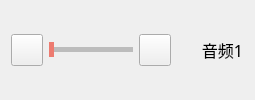
     <widget class="QWidget" name="m_pAudioWidget1" native="true">
      <property name="minimumSize">
       <size>
        <width>0</width>
        <height>54</height>
       </size>
      </property>
      <property name="styleSheet">
       <string notr="true">.QWidget#m_pAudioWidget1{
background-color: rgb(244,244,244);
}</string>
      </property>
      <layout class="QHBoxLayout" name="horizontalLayout_4">
       <property name="spacing">
        <number>6</number>
       </property>
       <item>
        <widget class="QPushButton" name="m_pVedioOff1">
         <property name="minimumSize">
          <size>
           <width>32</width>
           <height>32</height>
          </size>
         </property>
         <property name="maximumSize">
          <size>
           <width>32</width>
           <height>32</height>
          </size>
         </property>
         <property name="text">
          <string/>
         </property>
         <property name="icon">
          <iconset resource="../resource/image.qrc">
           <normaloff>:/image/otherdevice/audiosilence48.png</normaloff>:/image/otherdevice/audiosilence48.png</iconset>
         </property>
         <property name="iconSize">
          <size>
           <width>30</width>
           <height>30</height>
          </size>
         </property>
        </widget>
       </item>
       <item>
        <widget class="QSlider" name="m_pAudioSlider1">
         <property name="styleSheet">
          <string notr="true">QSlider  
{   
}  
  
QSlider::groove:horizontal  
{  
    height: 5px;  
    background: qlineargradient(x1:0, y1:0, x2:0, y2:1, stop:0 #B1B1B1, stop:1 #c4c4c4);  
}  
QSlider::handle:horizontal   
{  
    background: rgb(237,123,112);  
    width: 5px;  
    height: 16px;  
    margin: -5px 0px -5px 0px;     
} 

QSlider::add-page:horizontal{
background: qlineargradient(spread:pad, x1:0, y1:1, x2:0, y2:0, stop:0 #bcbcbc, stop:0.25 #bcbcbc, stop:0.5 #bcbcbc, stop:1 #bcbcbc); 
}

QSlider::sub-page:horizontal{                               
 background: qlineargradient(spread:pad, x1:0, y1:1, x2:0, y2:0, stop:0 #439cf3, stop:0.25 #439cf3, stop:0.5 #439cf3, stop:1 #439cf3);                     
}</string>
         </property>
         <property name="orientation">
          <enum>Qt::Horizontal</enum>
         </property>
        </widget>
       </item>
       <item>
        <widget class="QPushButton" name="m_pVedioOn1">
         <property name="minimumSize">
          <size>
           <width>32</width>
           <height>32</height>
          </size>
         </property>
         <property name="maximumSize">
          <size>
           <width>32</width>
           <height>32</height>
          </size>
         </property>
         <property name="text">
          <string/>
         </property>
         <property name="icon">
          <iconset resource="../resource/image.qrc">
           <normaloff>:/image/otherdevice/audioplus48.png</normaloff>:/image/otherdevice/audioplus48.png</iconset>
         </property>
         <property name="iconSize">
          <size>
           <width>30</width>
           <height>30</height>
          </size>
         </property>
        </widget>
       </item>
       <item>
        <widget class="QLabel" name="label">
         <property name="font">
          <font>
           <family>微软雅黑</family>
           <pointsize>12</pointsize>
          </font>
         </property>
         <property name="text">
          <string>      音频1</string>
         </property>
        </widget>
       </item>
      </layout>
     </widget>
